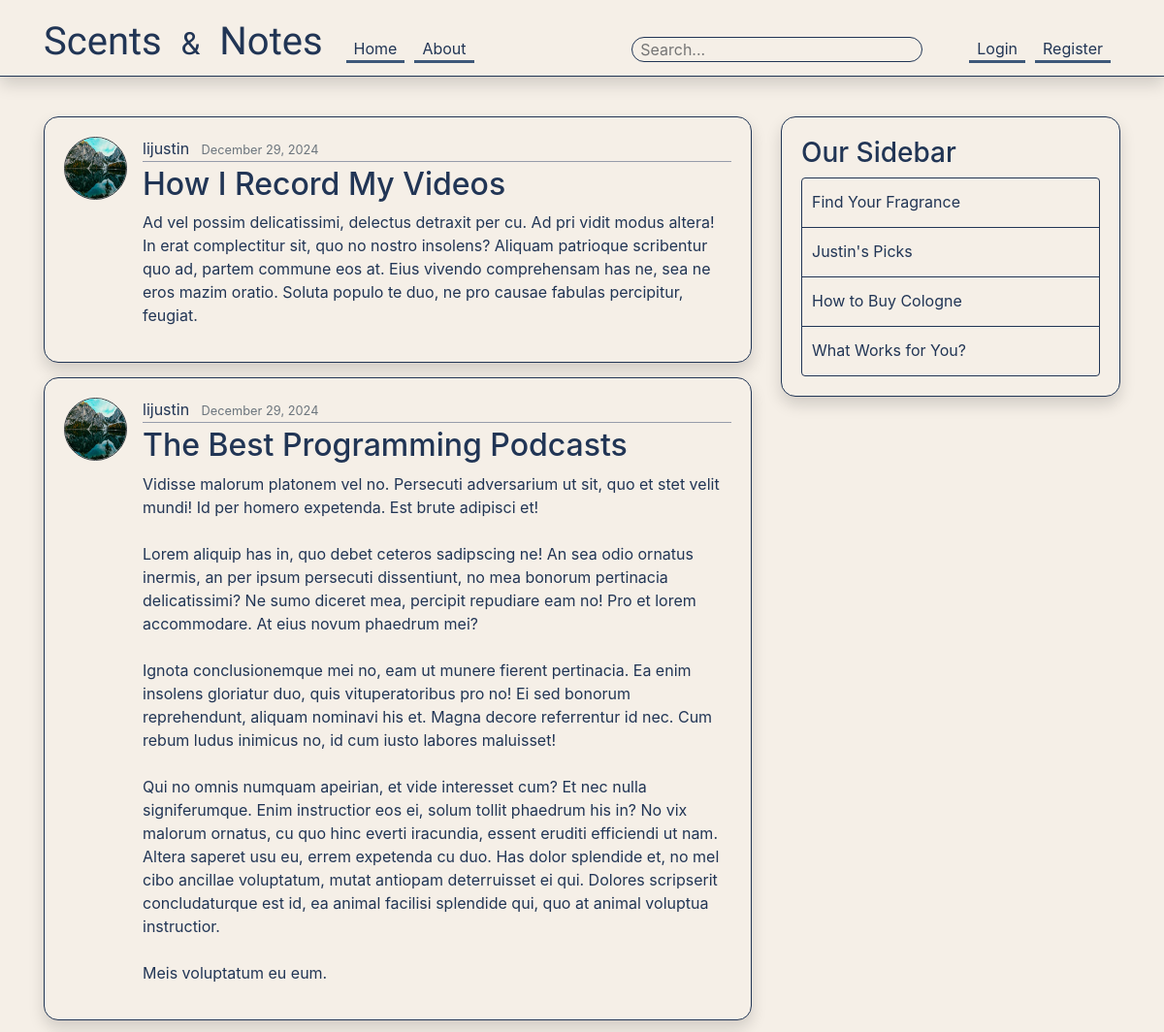
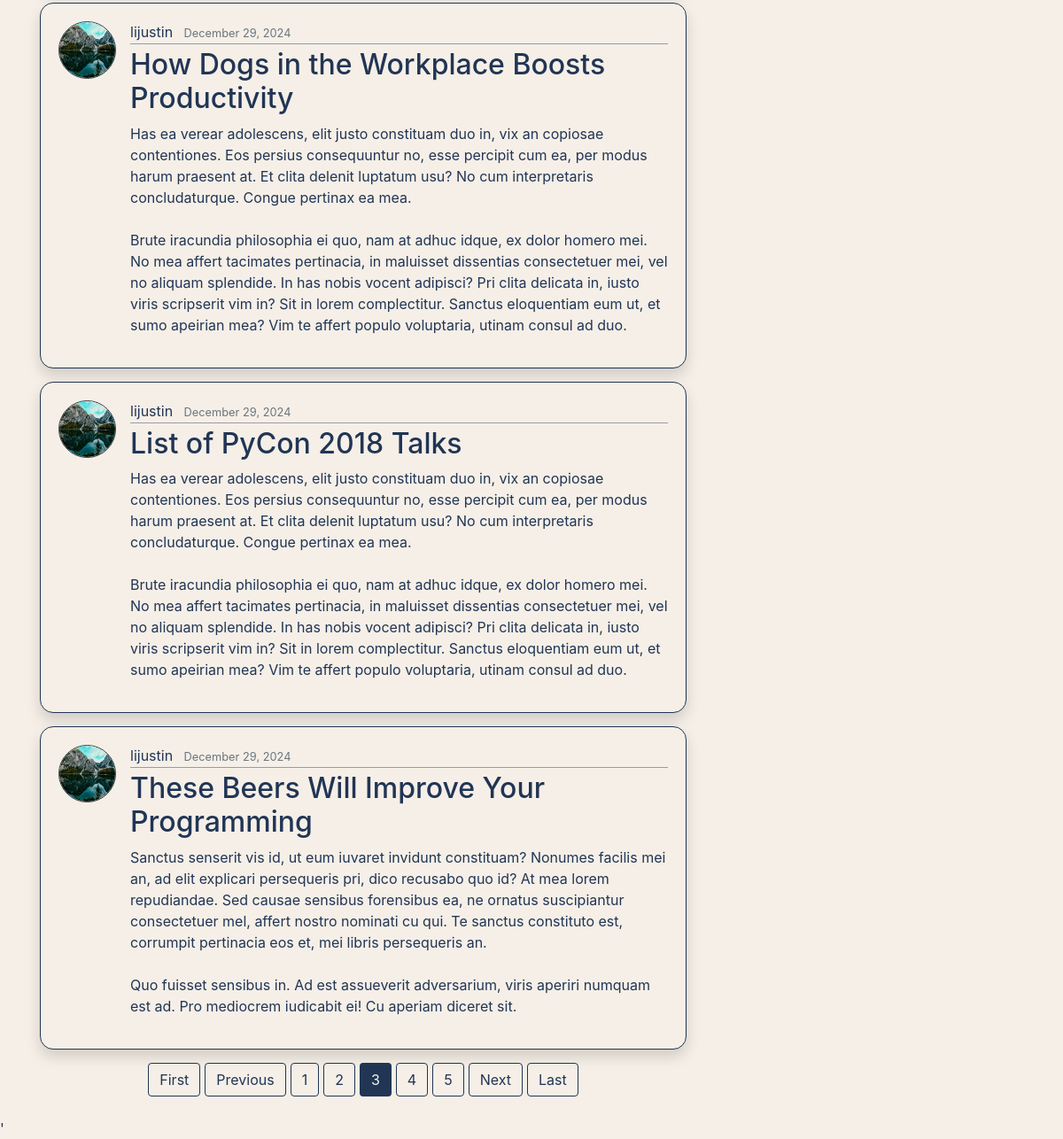
/?page=3, run on the app's committed database (2 pictures, top to bottom).
### blog/models.py (models this page shows, shortened)
class Post(models.Model):  #Each class would be its own table in database
    title = models.CharField(max_length=100) #Character field/String single line
    content = models.TextField() #Lines and lines of text unrestricted
    date_posted = models.DateTimeField(default=timezone.now) #auto_now: when updated/created  auto_now_add:only when created
    author = models.ForeignKey(User, on_delete=models.CASCADE) #if user created post and was deleted, do we want to delete their posts or hold them as null

### users/models.py (models this page shows, shortened)
class Profile(models.Model):
    user = models.OneToOneField(User, on_delete=models.CASCADE)  # One-to-one relationship
    image = models.ImageField(default='default.jpg', upload_to='profile_pics')  # Image upload location

### blog/views.py (the view)
# urls.py: path('', PostListView.as_view() , name='blog-home'),
class PostListView(ListView):
    model = Post
    template_name = 'blog/home.html' #rerouting our template from list to home
    context_object_name = 'posts' #We need this variable name template for easy reference {{posts}} instead of {{object_list}}
    ordering = ['-date_posted'] #We are essentially ordering our blogs such that (with -) the most recent are at the top
    paginate_by = 5 #posts per page
    def get_queryset(self):
        query = self.request.GET.get('q')  # Get the search query
        if query:
            return Post.objects.filter(
                Q(title__icontains=query) | Q(content__icontains=query)
            ).order_by('-date_posted')
        return Post.objects.all().order_by('-date_posted')  # Default: Return all posts

### blog/templates/blog/home.html (shortened to what this page needs)
{% extends "blog/base.html" %}
{% block content%}
    {% for post in posts%}
        <article class="media content-section shadow">
            <img class="rounded-circle border border-dark article-img" src="{{ post.author.profile.image.url }}" alt="">
            <div class="media-body">
                <div class="article-metadata">
                    <a class="mr-2" style="color:#3E5879; transition: color 0.15s;" onmouseover="this.style.color='white';" onmouseout="this.style.color='#3E5879';"  href="{% url 'user-posts' post.author.username %}">{{ post.author }}</a>
                    <small class="text-muted">{{ post.date_posted|date:"F d, Y" }}</small>
                </div>
                <h2><a class="article-title" href="{% url 'post-detail' post.id %}">{{ post.title }}</a></h2>
                <p class="article-content">{{ post.content }}</p>
            </div>
        </article>
    {% endfor %}
    <div class="d-flex justify-content-center gap-3">
        {% if is_paginated %}
            {%if page_obj.has_previous %}
                <a class = "btn paginationBtn mb-4" href="?page=1">First</a>
                <a class = "btn paginationBtn mb-4" href="?page={{page_obj.previous_page_number}}">Previous</a>
            {%endif%}
            {%for num in page_obj.paginator.page_range %}
                {%if page_obj.number ==  num%}
                    <a class = "btn currentBtn mb-4" href="?page={{num}}">{{num}}</a>
                {%elif num > page_obj.number|add:'-3' and num < page_obj.number|add:'3'%}
                    <a class = "btn paginationBtn mb-4" href="?page={{num}}">{{num}}</a>
                {%endif%}
            {%endfor%}
            {% if page_obj.has_next %}
                <a class = "btn paginationBtn mb-4" href="?page={{page_obj.next_page_number}}">Next</a>
                <a class = "btn paginationBtn mb-4" href="?page={{page_obj.paginator.num_pages}}">Last</a>
            {% endif %}
        {% endif %}
    </div>
{% endblock content %}

### blog/static/blog/main.css (style rules this page uses)
body { background: #F5EFE7 ; color: #213555; margin-top: 5rem; }
h1, h2, h3, h4, h5, h6 { color: #213555; }
.d-flex { gap:5px !important; }
.content-section { background: #F5EFE7; padding: 20px 20px; border: 1.5px solid #213555; border-radius: 15px; margin-bottom: 15px; }
.paginationBtn, .logoutBtn { border: 1.5px solid #213555; }
.currentBtn { background: #213555; color: #F5EFE7 !important }
.article-title, a { color: #213555 !important; transition: color 0.5s; }
.btn { overflow: visible; }
.article-content { white-space: pre-line; }
.article-img { height: 65px; width: 65px; margin-right: 16px; }
.article-metadata { padding-bottom: 1px; margin-bottom: 4px; border-bottom: 1px solid #979caa; }

### data on the page
Post: author.profile.image (picture), author "lijustin", date_posted "December 29, 2024", title "How I Record My Videos", content "Ad vel possim delicatissimi, delectus detraxit per cu. Ad pri vidit modus altera! In erat complectitur sit, quo no nostro insolens? Aliquam patrioque scribentur quo ad, partem commune eos at. Eius vivendo comprehensam has ne, sea ne eros mazim oratio. Soluta populo te duo, ne pro causae fabulas percipitur, feugiat."
Post: author.profile.image (picture), author "lijustin", date_posted "December 29, 2024", title "The Best Programming Podcasts", content "Vidisse malorum platonem vel no. Persecuti adversarium ut sit, quo et stet velit mundi! Id per homero expetenda. Est brute adipisci et! Lorem aliquip has in, quo debet ceteros sadipscing ne! An sea odio ornatus inermis, an per ipsum persecuti dissentiunt, no mea bonorum pertinacia delicatissimi? Ne sumo diceret mea, percipit repudiare eam no! Pro et lorem accommodare. At eius novum phaedrum mei? Ignota conclusionemque mei no, eam ut munere fierent pertinacia. Ea enim insolens gloriatur duo, quis vituperatoribus pro no! Ei sed bonorum reprehendunt, aliquam nominavi his et. Magna decore referrentur id nec. Cum rebum ludus inimicus no, id cum iusto labores maluisset! Qui no omnis numquam…"
Post: author.profile.image (picture), author "lijustin", date_posted "December 29, 2024", title "How Dogs in the Workplace Boosts Productivity", content "Has ea verear adolescens, elit justo constituam duo in, vix an copiosae contentiones. Eos persius consequuntur no, esse percipit cum ea, per modus harum praesent at. Et clita delenit luptatum usu? No cum interpretaris concludaturque. Congue pertinax ea mea. Brute iracundia philosophia ei quo, nam at adhuc idque, ex dolor homero mei. No mea affert tacimates pertinacia, in maluisset dissentias consectetuer mei, vel no aliquam splendide. In has nobis vocent adipisci? Pri clita delicata in, iusto viris scripserit vim in? Sit in lorem complectitur. Sanctus eloquentiam eum ut, et sumo apeirian mea? Vim te affert populo voluptaria, utinam consul ad duo."
Post: author.profile.image (picture), author "lijustin", date_posted "December 29, 2024", title "List of PyCon 2018 Talks", content "Has ea verear adolescens, elit justo constituam duo in, vix an copiosae contentiones. Eos persius consequuntur no, esse percipit cum ea, per modus harum praesent at. Et clita delenit luptatum usu? No cum interpretaris concludaturque. Congue pertinax ea mea. Brute iracundia philosophia ei quo, nam at adhuc idque, ex dolor homero mei. No mea affert tacimates pertinacia, in maluisset dissentias consectetuer mei, vel no aliquam splendide. In has nobis vocent adipisci? Pri clita delicata in, iusto viris scripserit vim in? Sit in lorem complectitur. Sanctus eloquentiam eum ut, et sumo apeirian mea? Vim te affert populo voluptaria, utinam consul ad duo."
Post: author.profile.image (picture), author "lijustin", date_posted "December 29, 2024", title "These Beers Will Improve Your Programming", content "Sanctus senserit vis id, ut eum iuvaret invidunt constituam? Nonumes facilis mei an, ad elit explicari persequeris pri, dico recusabo quo id? At mea lorem repudiandae. Sed causae sensibus forensibus ea, ne ornatus suscipiantur consectetuer mel, affert nostro nominati cu qui. Te sanctus constituto est, corrumpit pertinacia eos et, mei libris persequeris an. Quo fuisset sensibus in. Ad est assueverit adversarium, viris aperiri numquam est ad. Pro mediocrem iudicabit ei! Cu aperiam diceret sit."

### other printed values
{{ num }} "1" "2" "4" "5"
{{ num }} "3"
